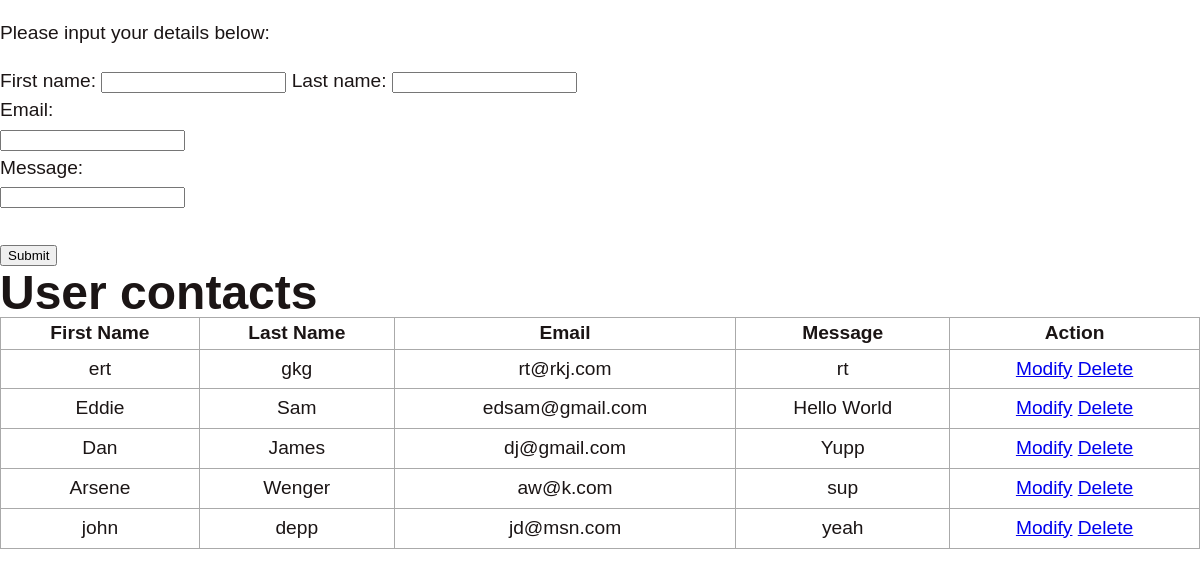
Screenshot of /contacts with the database file from the repository.
### app.py (models this page shows)
class User(db.Model):
    id=db.Column(db.Integer, primary_key=True)
    f_name=db.Column(db.String(25),nullable=False)
    l_name=db.Column(db.String(25),nullable=False)
    email=db.Column(db.VARCHAR(25),nullable=False,unique=True)
    message=db.Column(db.String(400),nullable=False)
    complete=db.Column(db.Integer,default=0)

### app.py (the view)
@app.route('/contacts', methods=['POST','GET'])
def contact_ls():
    if request.method =='POST':
        f_name = request.form.get('f_name')
        l_name = request.form.get('l_name')
        email = request.form.get('email')
        message = request.form.get('message')
        new_entry = User(f_name=f_name,l_name=l_name,email=email,message=message)
        try:
             db.session.add(new_entry)
             db.session.commit()
             return redirect('/contacts')
        except:
                 return "Error occured when Creating Contact"
    else:
        entries=User.query.order_by(User.id).all()
        return render_template('contact.html',entries=entries)

### templates/contact.html (shortened to what this page needs)
{% extends 'root.html' %}
{% block body%}
<div class="container" name="contact_page">
    <p>Please input your details below: </p>
    <form  method="POST">
    <label for="f_name">First name:</label>
    <input type="text" id="f_name" name="f_name">
    <label for="l_name">Last name:</label>
    <input type="text" id="l_name" name="l_name"><br>
    <label for="email">Email:</label><br>
    <input type="email" id="email" name="email"><br>
    <label for="message">Message:</label><br>
    <input type="text" id="message" name="message"><br><br>
    <input type="submit" value="Submit" id="btn1">
    </form>
    <h2>{%block title %}User contacts{% endblock %}</h2>
    <table>
        <tr>
            <th>First Name</th>
            <th>Last Name</th>
            <th>Email</th>
            <th>Message</th>
            <th>Action</th>
        </tr>
        {% for i in entries %}
        <tr>
            <td>{{i.f_name}}</td>
            <td>{{i.l_name}}</td>
            <td>{{i.email}}</td>
            <td>{{i.message}}</td>
            <td>
                <a href="/update/{{ i.id }}">Modify</a>
                <a href="/delete/{{ i.id }}">Delete</a>
            </td>
        </tr>
        {% endfor %}
    </table>
</div>
{% endblock %}

### templates/root.html (shortened to what this page needs)
<!DOCTYPE html>
<html lang="en">
<head>
    <link rel="stylesheet" href="{{ url_for('static', filename='styles.css') }}">
</head>
<body>
    {% block body %} {% endblock %}
</body>
</html>

### static/styles.css (style rules this page uses)
*, *::before, *::after { box-sizing: border-box; }
:root { --ff-primary:'Quicksand', sans-serif;; --ff-secondary: 'Source Code Pro', monospace; --fw-reg: 300; --fw-bold: 900; --clr-light:white; --clr-dark: #1b1515; --clr-acc: #f844bc; --clr-dull: gray; --fs-h1: 4rem; --fs-h2: 3rem; --fs-h3: 1.2rem; --fs-body: 1rem; }
@media (min-width: 900px) { :root { --fs-h1: 4rem; --fs-h2: 3rem; --fs-h3: 1.2rem; --fs-body: 1.2rem; } }
.container { --ff-primary:'Quicksand', sans-serif;; --ff-secondary: 'Source Code Pro', monospace; --fw-reg: 300; --fw-bold: 900; --clr-light:white; --clr-dark: #1b1515; --clr-acc: #f844bc; --clr-dull: gray; --fs-h1: 4rem; --fs-h2: 3rem; --fs-h3: 1.2rem; --fs-body: 1rem; }
html { scroll-behavior: smooth; }
body { background: var(--clr-light); color: var(--clr-dark); margin: 0; font-family: var(--ff-primary); font-size: var(--fs-body); line-height: 1.5; }
h1, h2, h3 { line-height: 1; margin: 0; }
h2 { font-size: var(--fs-h2); }
table, td, th { border: 1px solid #aaa; }
table { border-collapse: collapse; width: 100%; }
th { height: 30px; }
td { text-align: center; padding: 5px; }

### rows the page displays
User: f_name "ert", l_name "gkg", email "rt@rkj.com", message "rt"
User: f_name "Eddie", l_name "Sam", email "edsam@gmail.com", message "Hello World"
User: f_name "Dan", l_name "James", email "dj@gmail.com", message "Yupp"
User: f_name "Arsene", l_name "Wenger", email "aw@k.com", message "sup"
User: f_name "john", l_name "depp", email "jd@msn.com", message "yeah"
